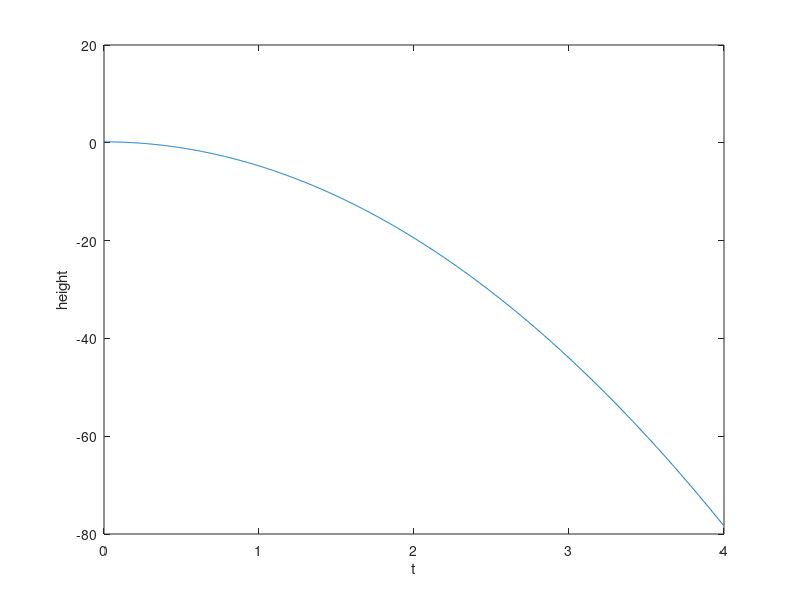

Recreate this plot in MATLAB.
% Simple discrete simulation loop consistent with engine stepping
dt = 1/240;
T  = 4;                 % seconds
N  = round(T/dt);

% Example: 1D point mass with gravity (as a toy proxy)
m = 1; g = 9.81;
x = zeros(N,1); v = zeros(N,1);
x(1) = 0.2; v(1) = 0;

for k = 1:N-1
    a = -g;                 % no control
    v(k+1) = v(k) + dt*a;   % semi-implicit Euler
    x(k+1) = x(k) + dt*v(k+1);
end

plot((0:N-1)*dt, x), xlabel('t'), ylabel('height')
